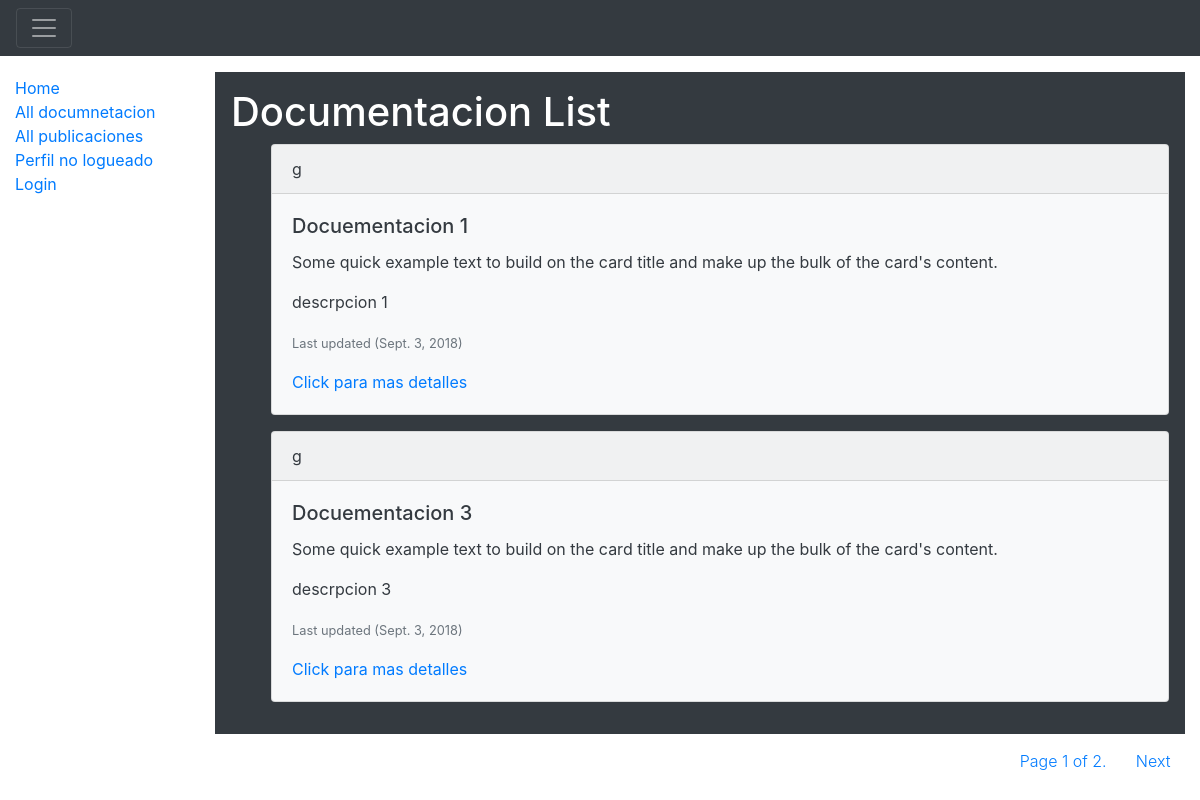
/catalog/documentacion/, run on the app's committed database.
### catalog/models.py (models this page shows, shortened)
class Documentacion(models.Model):
    title = models.CharField(max_length=200)
    summary = models.CharField(max_length=200, help_text="Ingrese una descripcion breve de la docuemntacion", null = False)
    text = models.TextField(max_length=2000, help_text="Ingrese informacion de la documentacion")
    createDate= models.DateField(null=True, blank=True)
    DOCUMENTACION_STATUS = (
        ('g', 'General'),
        ('e', 'Indivual por carrera'),
    )
    status = models.CharField(max_length=1, choices=DOCUMENTACION_STATUS, default='g', help_text='Tipo de documentacion')
    class Meta:
        ordering = ["title", "-createDate"]
        permissions = (("can_mark_returned", "Set book as returned"),)
    def get_absolute_url(self):
        return reverse('documentacion-detail', args=[str(self.id)])

### catalog/views.py (the view)
class DocumentacionListView(generic.ListView):
    model = Documentacion
    paginate_by = 2

### catalog/templates/catalog/documentacion_list.html (shortened to what this page needs)
{% extends "base_generic.html" %}
{% block content %}
    <link rel="stylesheet" href="https://maxcdn.bootstrapcdn.com/bootstrap/4.0.0/css/bootstrap.min.css">
    <div class="p-3 mb-2 bg-dark text-white">
        <h1>Documentacion List</h1>
        {% if documentacion_list %}
            <ul>
              {% for documentacion in documentacion_list %}
                <div class="card text-dark bg-light mb-3">
                    <div class="card-header">{{ documentacion.status }}</div>
                      <div class="card-body">
                        <h5 class="card-title">{{ documentacion.title }}</h5>
                        <p class="card-text">Some quick example text to build on the card title and make up the bulk of the card's content.</p>
                        <p class="card-text">{{ documentacion.summary }}</p>
                        <p class="card-text"><small class="text-muted">Last updated ({{documentacion.createDate}})</small></p>
                        <a href="{{ documentacion.get_absolute_url }}">Click para mas detalles</a>
                    </div>
                </div>
              {% endfor %}
            </ul>
        {% else %}
          <p>There are no documentacion in the library.</p>
        {% endif %}
    </div>
{% endblock %}

### catalog/templates/base_generic.html (shortened to what this page needs)
<!DOCTYPE html>
<html lang="en">
<head>
    {% load static %}
    <link rel="stylesheet" href="https://maxcdn.bootstrapcdn.com/bootstrap/4.0.0/css/bootstrap.min.css">
    <div class="pos-f-t">
      <nav class="navbar navbar-dark bg-dark">
        <button class="navbar-toggler" type="button" data-toggle="collapse" data-target="#navbarToggleExternalContent" aria-controls="navbarToggleExternalContent" aria-expanded="false" aria-label="Toggle navigation">
          <span class="navbar-toggler-icon"></span>
        </button>
      </nav>
    </div>
    <link rel="stylesheet" type="text/css" href="https://maxcdn.bootstrapcdn.com/bootswatch/4.0.0/yeti/bootstrap.min.css">
    <link rel="stylesheet" href="{% static 'css/styles.css' %}">
</head>
<body>
  <div class="container-fluid">
    <div class="row">
      <div class="col-sm-2">
      {% block sidebar %}
      <ul class="sidebar-nav">
        <li><a href="{% url 'index' %}">Home</a></li>
        <li><a href="{% url 'documentacion' %}">All documnetacion</a></li>
        <li><a href="">All publicaciones</a></li>
        {% if user.is_authenticated %}
          <li><a href="#">Mi Perfil: {{ user.get_username }}<span class="sr-only">(current)</span></a></li>
          <li><a href="{% url 'logout'%}?next={{request.path}}">Logout<span class="sr-only">(current)</span></a></li>
        {% else %}
          <li><a href="{% url 'login'%}?next={{request.path}}">Perfil no logueado<span class="sr-only">(current)</span></a></li>
          <li><a href="{% url 'login'%}?next={{request.path}}">Login</a></li>
          {% endif %}
      </ul>
     {% endblock %}
      </div>
      <div class="col-sm-10 ">
      {% block content %}{% endblock %}
      {% block pagination %}
        {% if is_paginated %}
           <nav aria-label="Page navigation example">
            <ul class="pagination justify-content-end">
                <li class="page-item"><a class="page-link" href="#">Page {{ page_obj.number }} of {{ page_obj.paginator.num_pages }}.</a></li>
                {% if page_obj.has_next %}
                    <li class="page-item">
                        <a class="page-link" href="{{ request.path }}?page={{ page_obj.next_page_number }}">Next</a>
                    </li>
                {% endif %}
            </ul>
            </nav>
        {% endif %}
      {% endblock %}
      </div>
    </div>
  </div>
</body>
</html>

### catalog/static/css/styles.css (style rules this page uses)
.sidebar-nav { margin-top: 20px; padding: 0; list-style: none; }

### catalog/templates/base_generic.html (style rules this page uses)
body { -webkit-background-size: cover; -moz-background-size: cover; -o-background-size: cover; background-size: cover; }

### data on the page
Documentacion: status "g", title "Docuementacion 1", summary "descrpcion 1", createDate "Sept. 3, 2018"
Documentacion: status "g", title "Docuementacion 3", summary "descrpcion 3", createDate "Sept. 3, 2018"

### other printed values
{{ page_obj.number }} "1"
{{ page_obj.paginator.num_pages }} "2"
